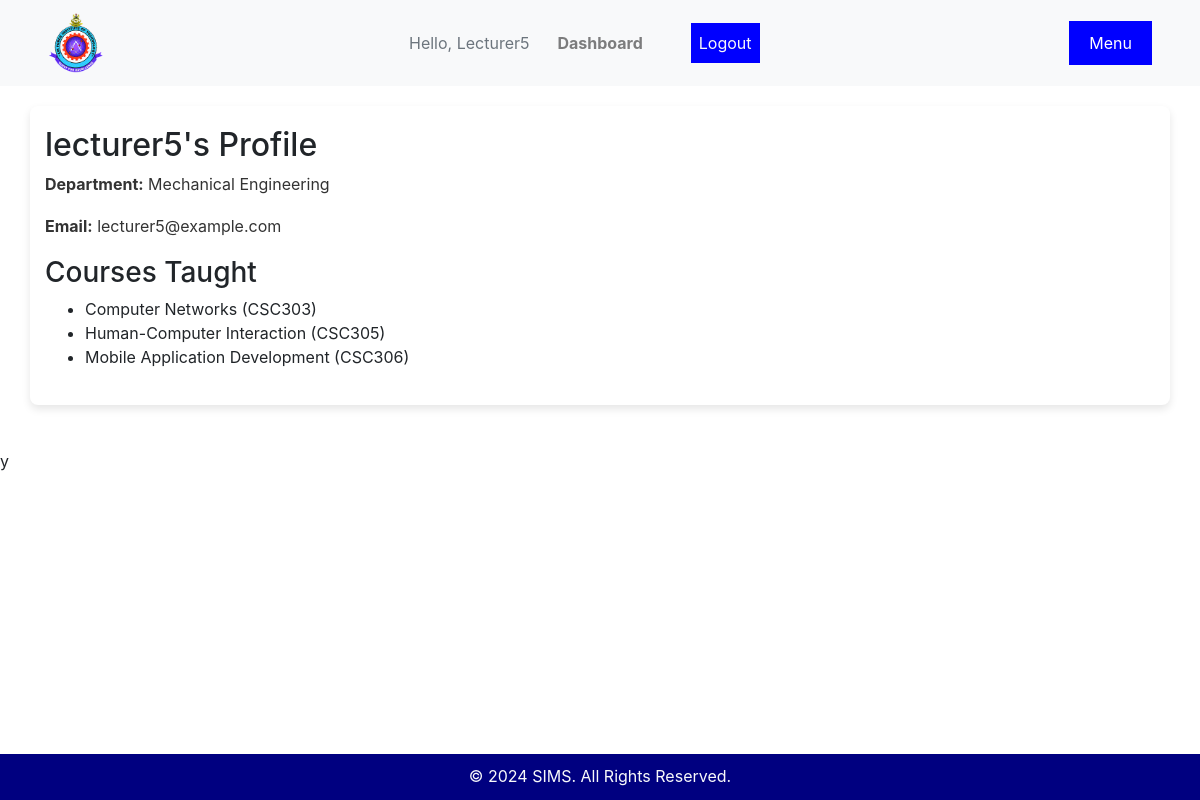
The app's page /lecturers-profile/ (signed in) with its own data.
### users/models.py (models this page shows)
class CustomUser(AbstractUser):
    ROLE_CHOICES = [
        ('ADMIN', 'Admin'),
        ('STUDENT', 'Student'),
        ('LECTURER', 'Lecturer'),
        ('CLINIC_STAFF', 'Clinic Staff'),
    ]
    role = models.CharField(max_length=20, choices=ROLE_CHOICES)
    Approved = models.BooleanField(default=True)
    objects = CustomUserManager()
    def __str__(self):
        return self.username

### ims/models.py (models this page shows, shortened)
class Lecturer(models.Model):
    user = models.OneToOneField(User, on_delete=models.CASCADE)
    department = models.ForeignKey(Department, on_delete=models.CASCADE)
    courses_taught = models.ManyToManyField('Course', related_name='lecturers')
    approved = models.BooleanField(default=False)

class Department(models.Model):
    name = models.CharField(max_length=250)
    def __str__(self):
        return self.name

class Course(models.Model):
    course_id = models.CharField(max_length=10, unique=True)
    course_name = models.CharField(max_length=200)
    credits = models.IntegerField()

### ims/views.py (the view)
# urls.py: path('lecturers-profile/', views.lecturer_profile, name='lecturer_profile'),
def lecturer_profile(request):
    lecturer = request.user.lecturer  # Get the lecturer's profile
    courses_taught = lecturer.courses_taught.all()
    return render(request, 'lecturers/lecturer_profile.html', {
        'lecturer': lecturer,
        'courses_taught': courses_taught
    })

### templates/lecturers/lecturer_profile.html (shortened to what this page needs)
{% extends 'base.html' %}
{% block content %}
<div class="lecturer-profile">
    <h2>{{ lecturer.user }}'s Profile</h2>
    <div class="profile-info">
        <p><strong>Department:</strong> {{ lecturer.department }}</p>
        <p><strong>Email:</strong> {{ lecturer.user.email }}</p>
    </div>
    <h3>Courses Taught</h3>
    {% if courses_taught %}
        <ul>
            {% for course in courses_taught %}
                <li>{{ course.course_name }} ({{ course.course_id }})</li>
            {% endfor %}
        </ul>
    {% else %}
        <p>You are not currently assigned to any courses.</p>
    {% endif %}
</div>
{% endblock %}

### templates/base.html (shortened to what this page needs)
{% load static %}
<!DOCTYPE html>
<html lang="en">
<head>
    <link rel="stylesheet" href="{% static 'css/style.css' %}">
    <link rel="stylesheet" href="https://cdn.jsdelivr.net/npm/bootstrap@4.6.2/dist/css/bootstrap.min.css">
</head>
<body>
    <nav class="navbar navbar-expand-md navbar-light bg-light px-5" style="justify-content: space-between;">
        <a class="navbar-brand" href="#">
            <img src="{% static 'img/Picture1.gif' %}" alt="" style="height: 60px;">
        </a>
       <div>
        <div class="collapse navbar-collapse" id="navbarNavDropdown">
            <ul class="navbar-nav ml-auto">
                {% if user.is_authenticated %}
                    <li class="nav-item align-self-center"><span class="text-muted">Hello, {{user.username | title}}</span></li>
                    <li class="nav-item"><a class="nav-link" href="{% url 'dashboard' %}">Dashboard</a></li>
                    <li class="nav-item">
                        <form method="POST" action="{% url 'logout' %}">
                            <button type="submit" class="nav-link text-light">Logout</button>
                        </form>
                    </li>
                {% else %}
                    <li class="nav-item"><a class="nav-link" href="{% url 'login' %}">Login</a></li>
                    <li class="nav-item"><a class="nav-link" href="{% url 'student_register' %}">Register as Student</a></li>
                    <li class="nav-item"><a class="nav-link" href="{% url 'staff_register' %}">Register as Staff</a></li>
                {% endif %}
            </ul>
        </div>
       </div>
    </nav>
    <div class="container">
        {% block content %}{% endblock %}
    </div>
<br>y
    <footer>
        <p class="text-light">&copy; 2024 SIMS. All Rights Reserved.</p>
    </footer>
</body>
</html>

### ims/static/css/style.css (style rules this page uses)
body { font-family: 'Arial', sans-serif; margin: 0; padding: 0; background-color: #f5f5f5; color: #333; }
nav { background-color: navy; color: white; padding: 15px; }
nav ul { list-style: none; display: flex; justify-content: space-between; }
nav ul li { margin-right: 20px; }
nav ul li a { color: white; text-decoration: none; font-weight: bold; }
.container { max-width: 1200px; margin: 20px auto; padding: 20px; background-color: white; border-radius: 8px; box-shadow: 0 4px 8px rgba(0, 0, 0, 0.1); }
p { line-height: 1.6; color: #333; }
footer { background-color: navy; color: white; text-align: center; padding: 10px 0; position: fixed; bottom: 0; width: 100%; }
footer p { margin: 0; }
button { background-color: blue; color: white; padding: 10px 20px; border: none; border-radius: 5px; cursor: pointer; transition: background-color 0.3s ease; }

### records on screen
CustomUser: username "Lecturer5"
Lecturer: user "lecturer5", department "Mechanical Engineering", user.email "lecturer5@example.com"
Course: course_name "Computer Networks", course_id "CSC303"
Course: course_name "Human-Computer Interaction", course_id "CSC305"
Course: course_name "Mobile Application Development", course_id "CSC306"
